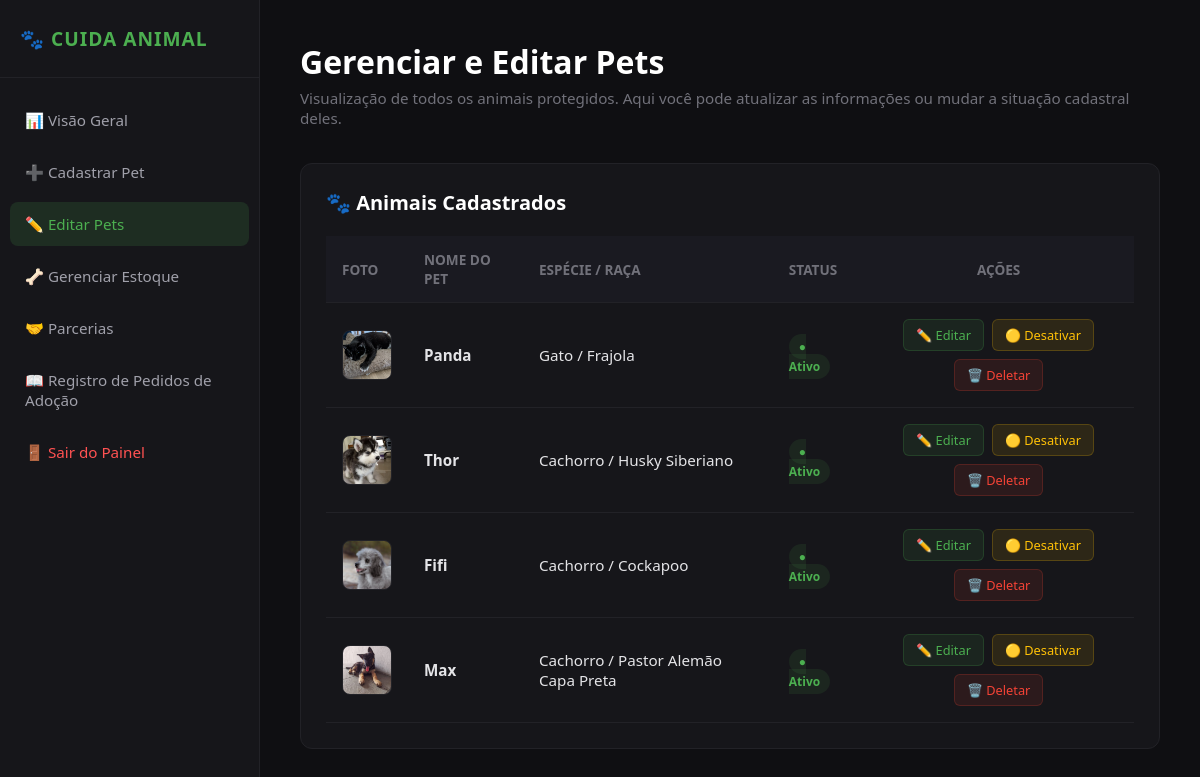
/editar.php (signed in), run on the app's committed database.
### tables this page shows
CREATE TABLE IF NOT EXISTS `tb_animais` (
  `id` int(11) NOT NULL AUTO_INCREMENT,
  `nome` varchar(50) NOT NULL,
  `especie` varchar(50) NOT NULL,
  `raca` varchar(50) NOT NULL,
  `idade` int(11) NOT NULL DEFAULT 0,
  `cor` varchar(30) NOT NULL,
  `sexo` enum('Macho','Fêmea') NOT NULL,
  `descricao` text NOT NULL,
  `status` bit(1) NOT NULL DEFAULT b'1',
  `data` datetime NOT NULL DEFAULT current_timestamp(),
  `imagem` varchar(50) NOT NULL,
  PRIMARY KEY (`id`)
);

### editar.php (the view, shortened to what this page needs)
<?php
require_once 'backend/conexao.php';
try {
    $sql = "SELECT id, nome, especie, raca, idade, imagem, status FROM tb_animais ORDER BY id DESC";
    $stmt = $conexao->prepare($sql);
    $stmt->execute();
    $animais = $stmt->fetchAll(PDO::FETCH_ASSOC);
} catch (PDOException $erro) {
    error_log($erro->getMessage());
    echo "Erro ao carregar a lista de animais.";
    exit;
}
?>
<!DOCTYPE html>
<html lang="pt-BR">
<head>
    <link rel="stylesheet" href="assets/CSS/styale.css">
    <link rel="stylesheet" href="assets/CSS/editar-lista.css">
</head>
<body>
    <aside class="sidebar">
        <div class="sidebar-brand">🐾 Cuida Animal</div>
        <ul class="sidebar-menu">
            <li><a href="index.php">📊 Visão Geral</a></li>
            <li><a href="cadastrar.php">➕ Cadastrar Pet</a></li>
            <li><a href="editar.php" class="active">✏️ Editar Pets</a></li>
            <li><a href="gerenciar-estoque.php">🦴 Gerenciar Estoque</a></li>
            <li><a href="parcerias-novo.php">🤝 Parcerias</a></li>
             <li><a href="registro-pedidos.php">📖 Registro de Pedidos de Adoção</a></li>
            <li><a href="sair.php" class="logout">🚪 Sair do Painel</a></li>
        </ul>
    </aside>
    <main class="main-content">
        <div class="header-dash">
            <h1>Gerenciar e Editar Pets</h1>
            <p>Visualização de todos os animais protegidos. Aqui você pode atualizar as informações ou mudar a situação cadastral deles.</p>
        </div>
        <div class="section-card">
            <h2><span>🐾 Animais Cadastrados</span></h2>
            <table class="custom-table">
                <thead>
                    <tr>
                        <th>Foto</th>
                        <th>Nome do Pet</th>
                        <th>Espécie / Raça</th>
                        <th>Status</th>
                        <th style="text-align: center;">Ações</th>
                    </tr>
                </thead>
                <tbody>
                    <?php if (count($animais) > 0): ?>
                        <?php foreach ($animais as $pet): ?>
                            <tr class="<?php echo ($pet['status'] == 0) ? 'row-inactive' : ''; ?>">
                                <td>
                                    <div class="pet-thumb-container">
                                        <img src="assets/img/imagens-ong/<?php echo $pet['imagem']; ?>" alt="Foto de <?php echo $pet['nome']; ?>" class="pet-thumb">
                                    </div>
                                </td>
                                <td><strong><?php echo $pet['nome']; ?></strong></td>
                                <td><?php echo $pet['especie']; ?> / <?php echo $pet['raca']; ?></td>
                                <td>
                                    <?php if ($pet['status'] == 0): ?>
                                        <span class="status-badge badge-inativo">● Inativo</span>
                                    <?php else: ?>
                                        <span class="status-badge badge-ativo">● Ativo</span>
                                    <?php endif; ?>
                                </td>
                                <td style="text-align: center;">
                                    <div class="actions-wrapper">
                                        <a href="editar-formulario.php?id=<?php echo $pet['id']; ?>" class="btn-action-table btn-edit">✏️ Editar</a>
                                        <?php if ($pet['status'] == 0): ?>
                                            <a href="backend/status-pet.php?id=<?php echo $pet['id']; ?>&acao=ativar" class="btn-action-table btn-activate">🟢 Ativar</a>
                                        <?php else: ?>
                                            <a href="backend/status-pet.php?id=<?php echo $pet['id']; ?>&acao=desativar" class="btn-action-table btn-deactivate">🟡 Desativar</a>
                                        <?php endif; ?>
                                        <a href="backend/status-pet.php?id=<?php echo $pet['id']; ?>&acao=deletar" class="btn-action-table btn-delete" onclick="return confirm('Tem certeza absoluta que deseja deletar este pet permanentemente?');">🗑️ Deletar</a>
                                    </div>
                                </td>
                            </tr>
                        <?php endforeach; ?>
                    <?php else: ?>
                        <tr>
                            <td colspan="5" style="text-align: center; color: #71717a; padding: 30px;">Nenhum animal cadastrado no sistema.</td>
                        </tr>
                    <?php endif; ?>
                </tbody>
            </table>
        </div>
    </main>
</body>
</html>

### assets/CSS/styale.css (style rules this page uses)
* { margin: 0; padding: 0; box-sizing: border-box; font-family: 'Segoe UI', Tahoma, Geneva, Verdana, sans-serif; }
body { background-color: #0f0f12; color: #f5f5f7; display: flex; min-height: 100vh; }
.sidebar { width: 260px; background-color: #16161a; border-right: 1px solid #222227; display: flex; flex-direction: column; position: fixed; height: 100vh; left: 0; top: 0; }
.sidebar-brand { padding: 25px 20px; font-size: 1.2rem; font-weight: bold; color: #4caf50; text-transform: uppercase; letter-spacing: 1px; border-bottom: 1px solid #222227; }
.sidebar-menu { list-style: none; padding: 20px 10px; display: flex; flex-direction: column; gap: 8px; }
.sidebar-menu a { color: #a0a0aa; text-decoration: none; display: flex; align-items: center; padding: 12px 15px; border-radius: 8px; font-size: 0.95rem; font-weight: 500; transition: all 0.3s ease; }
.sidebar-menu a:hover, .sidebar-menu a.active { background-color: rgba(76, 175, 80, 0.15); color: #4caf50; }
.sidebar-menu a.logout { margin-top: auto; color: #ff5252; }
.main-content { margin-left: 260px; flex: 1; padding: 40px; box-sizing: border-box; width: calc(100% - 260px); }
.header-dash, .metrics-grid, .section-card, .form-edit-container, .parcerias-container { width: 100%; max-width: 1200px; margin-left: auto !important; margin-right: auto !important; }
.header-dash { margin-bottom: 35px; }
.header-dash h1 { font-size: 2rem; font-weight: 600; color: #ffffff; }
.header-dash p { color: #71717a; font-size: 0.95rem; margin-top: 5px; }
.section-card { background-color: #16161a; border: 1px solid #222227; border-radius: 12px; padding: 25px; margin-bottom: 30px; }
.section-card h2 { font-size: 1.25rem; font-weight: 600; margin-bottom: 20px; color: #ffffff; display: flex; justify-content: space-between; align-items: center; }
.custom-table { width: 100%; border-collapse: collapse; text-align: left; }
.custom-table th { padding: 14px 16px; color: #71717a; font-size: 0.85rem; text-transform: uppercase; font-weight: 600; border-bottom: 1px solid #222227; background-color: #1a1a21; }
.custom-table td { padding: 16px; font-size: 0.95rem; color: #e4e4e7; border-bottom: 1px solid #222227; }

### assets/CSS/editar-lista.css (style rules this page uses)
.pet-thumb-container { width: 50px; height: 50px; border-radius: 8px; overflow: hidden; background-color: #1a1a21; border: 1px solid #222227; }
.pet-thumb { width: 100%; height: 100%; object-fit: cover; }
.custom-table tbody tr td { vertical-align: middle; }
.actions-wrapper { display: flex; justify-content: center; gap: 8px; flex-wrap: wrap; }
.btn-action-table { padding: 6px 12px; border-radius: 6px; font-size: 0.8rem; text-decoration: none; font-weight: 500; transition: all 0.2s ease; display: inline-block; }
.btn-edit { background-color: rgba(76, 175, 80, 0.1); border: 1px solid rgba(76, 175, 80, 0.2); color: #4caf50; }
.btn-deactivate { background-color: rgba(255, 193, 7, 0.1); border: 1px solid rgba(255, 193, 7, 0.2); color: #ffc107; }
.btn-delete { background-color: rgba(244, 67, 54, 0.1); border: 1px solid rgba(244, 67, 54, 0.2); color: #f44336; }
.status-badge { padding: 4px 10px; border-radius: 20px; font-size: 0.75rem; font-weight: 600; }
.badge-ativo { background-color: rgba(76, 175, 80, 0.1); color: #4caf50; }

### data on the page
tb_animais: imagem (picture), nome "Panda", especie "Gato", raca "Frajola", status "● Ativo"
tb_animais: imagem (picture), nome "Thor", especie "Cachorro", raca "Husky Siberiano", status "● Ativo"
tb_animais: imagem (picture), nome "Fifi", especie "Cachorro", raca "Cockapoo", status "● Ativo"
tb_animais: imagem (picture), nome "Max", especie "Cachorro", raca "Pastor Alemão Capa Preta", status "● Ativo"
